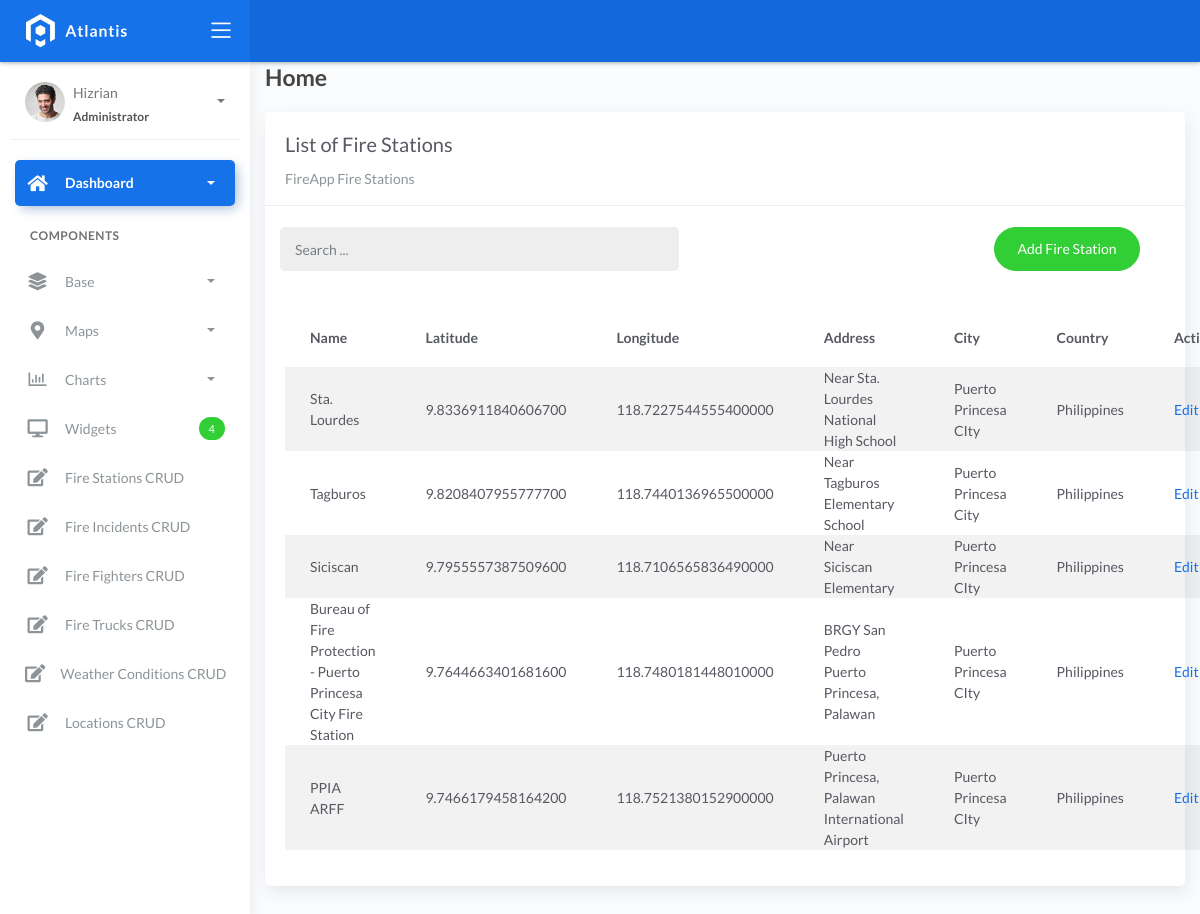
/firestationlist, run on an earlier commit of the app's database.
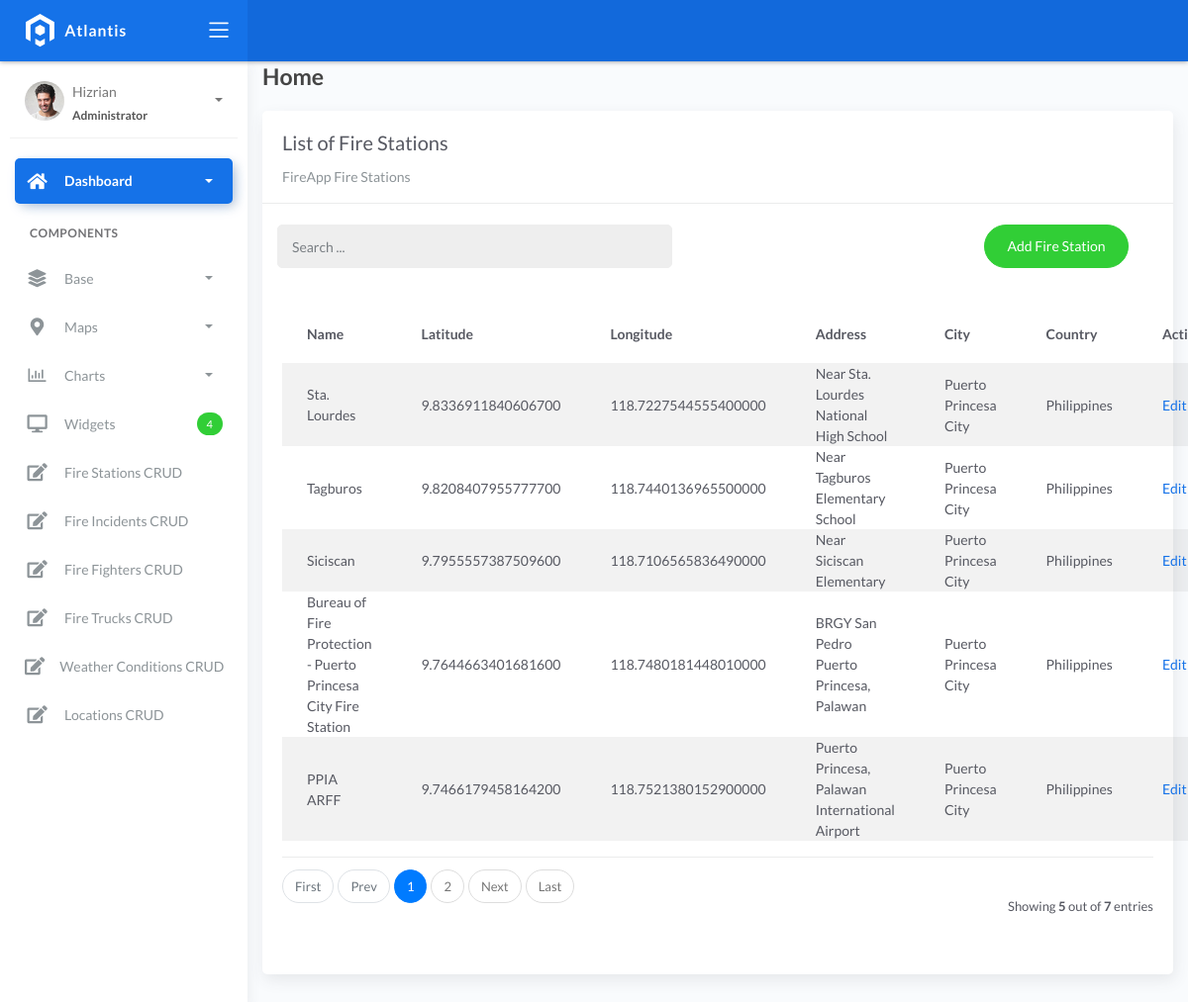
And on a later commit of the database.
### fire/models.py (models this page shows)
class BaseModel(models.Model):
    created_at = models.DateTimeField(auto_now_add=True, db_index=True)
    updated_at = models.DateTimeField(auto_now=True)
    class Meta:
        abstract = True

class FireStation(BaseModel):
    name = models.CharField(max_length=150)
    latitude = models.DecimalField(
        max_digits=22, decimal_places=16, null=True, blank=True)
    longitude = models.DecimalField(
        max_digits=22, decimal_places=16, null=True, blank=True)
    address = models.CharField(max_length=150)
    city = models.CharField(max_length=150)  # can be in separate table
    country = models.CharField(max_length=150)  # can be in separate table

### fire/views.py (the view)
# urls.py: path('firestationlist', FireStationList.as_view(), name='firestation-list'),
class FireStationList(ListView):
    model = FireStation
    context_object_name = 'firestation'
    template_name = "listfirestations.html"
    paginate_by = 5
    def get_queryset(self, *args, **kwargs):
        qs = super(FireStationList, self).get_queryset(*args, **kwargs)
        if self.request.GET.get("q") != None:
            query = self.request.GET.get('q')
            qs = qs.filter(Q(name__icontains=query) |
            Q(city__icontains=query) | Q(country__icontains=query))
        return qs

### templates/listfirestations.html (shortened to what this page needs)
{% extends 'base.html' %} {% load static %} {% block content %}
<div class="content">
    <div class="container-fluid">
        <h4 class="page-title">Home</h4>
        <div class="row">
            <div class="col-md-12">
                <div class="card">
                    <div class="card-header">
                        <div class="card-title">List of Fire Stations</div>
                        <div class="card-category">FireApp Fire Stations</div>
                    </div>
                    <br>
                        <div class="col-md-12 row">
                            <div class="col-md-6">
                                <form action="" class="navbar-left navbar-form nav-search mr-md-3" action="{% url 'firestation-list' %}">
                                    <div class="input-group">
                                        <input type="text" placeholder="Search ..." class="form-control" name="q">
                                        <div class="input-group-append">
                                        <span class="input-group-text">
                                        </span>
                                        </div>
                                    </div>
                                </form>
                            </div>
                            <div class="col-md-6">
                                <div class="pull-right">
                                    <a href="{% url 'firestation-add' %}" class="btn btn-success btn-rounded">Add Fire Station</a>
                                </div>
                            </div>
                        </div>
                    <div class="card-body">
                        <table class="table table-striped mt-3">
                            <thead>
                                <tr>
                                    <th scope="col">Name</th>
                                    <th scope="col">Latitude</th>
                                    <th scope="col">Longitude</th>
                                    <th scope="col">Address</th>
                                    <th scope="col">City</th>
                                    <th scope="col">Country</th>
                                    <th scope="col" colspan="2">Action</th>
                                </tr>
                            </thead>
                            <tbody>
                                {% for object in object_list %}
                                <tr>
                                    <td>{{ object.name }}</td>
                                    <td>{{ object.latitude }}</td>
                                    <td>{{ object.longitude }}</td>
                                    <td>{{ object.address }}</td>
                                    <td>{{ object.city }}</td>
                                    <td>{{ object.country }}</td>
                                    <td><a href="firestationlist/{{ object.id }}">Edit</a></td>
                                </tr>
                                {% empty %}
                                <tr>
                                    <td colspan="4" style="text-align: center">
                                    <p class="text-sm font-weight-bold mb-0">No Records Found</p>
                                    </td>
                                </tr>
                                {% endfor %}
                            </tbody>
                        </table>
                        {% include 'includes/pagination.html' %}
                    </div>
                </div>
            </div>
        </div>
    </div>
</div>
{% endblock %}

What changed in the data, as far as the page shows it:
changed FireStation "Sta. Lourdes": city "Puerto Princesa CIty" → "Puerto Princesa City"
changed FireStation "Siciscan": city "Puerto Princesa CIty" → "Puerto Princesa City"
changed FireStation "Bureau of Fire Protection - Puerto Princesa City Fire Station": city "Puerto Princesa CIty" → "Puerto Princesa City"
changed FireStation "PPIA ARFF": city "Puerto Princesa CIty" → "Puerto Princesa City"
Also different on the page:
{{ object_list.count }}: (not shown) → "5"
{{ paginator.count }}: (not shown) → "7"
text now shown: "First Prev Next Last Showing out of entries"
new list line: "1"
new list line: "2"
